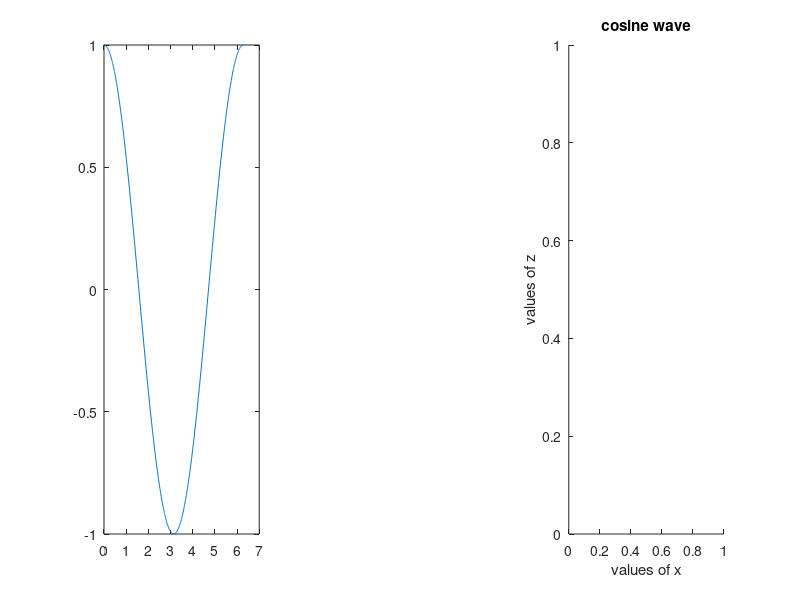

MATLAB code to generate this figure:
x=(0:0.01:2*pi); 
y=sin(x);
plot(x,y);
subplot(1,3,1);
xlabel('values of x');
ylabel('values of y'); 
title('sin wave');
z=cos(x);
plot(x,z);
subplot(1,3,3);
title('cosine wave');
xlabel('values of x'); 
ylabel('values of z')
